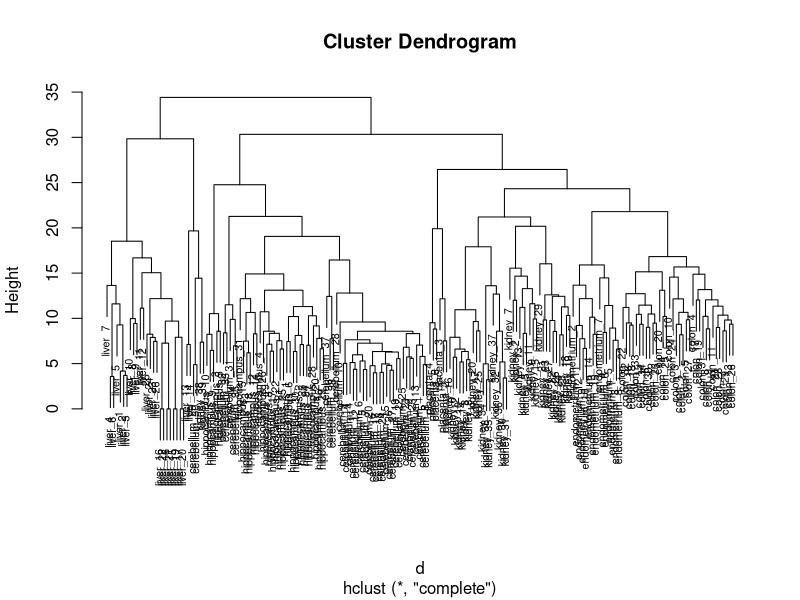
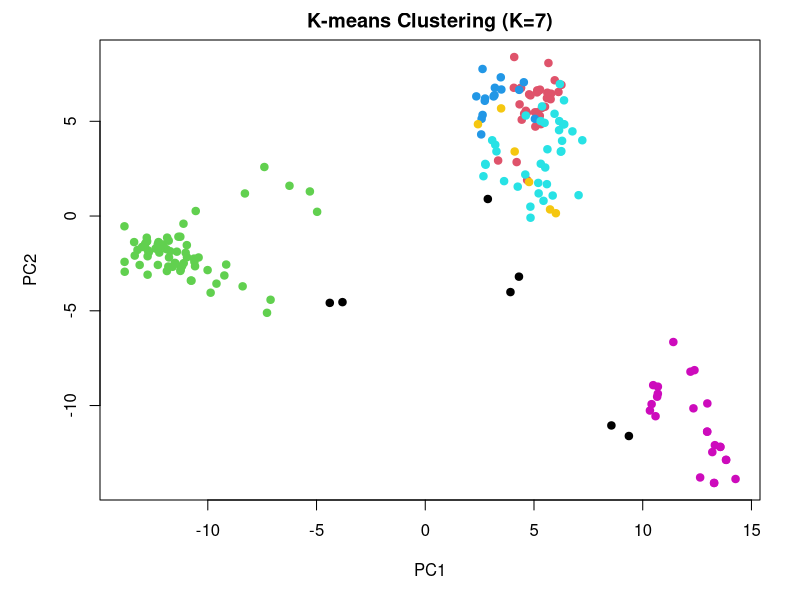
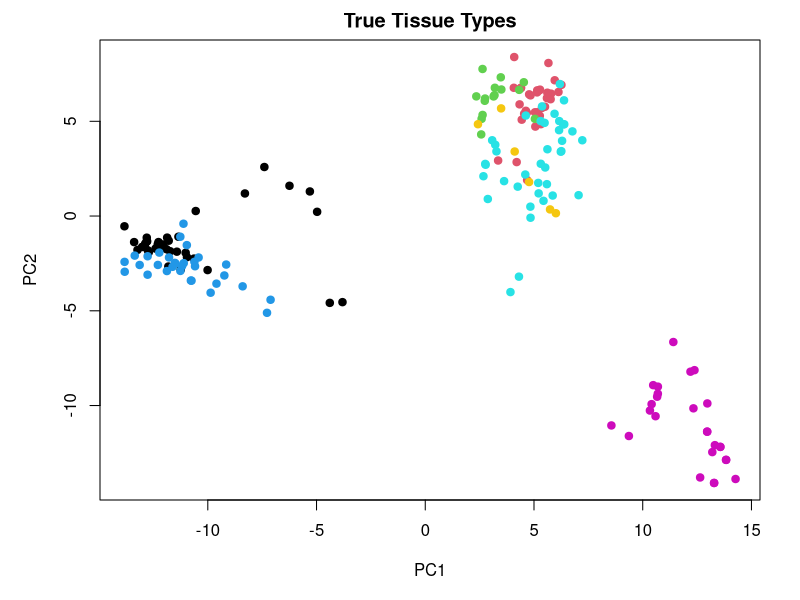
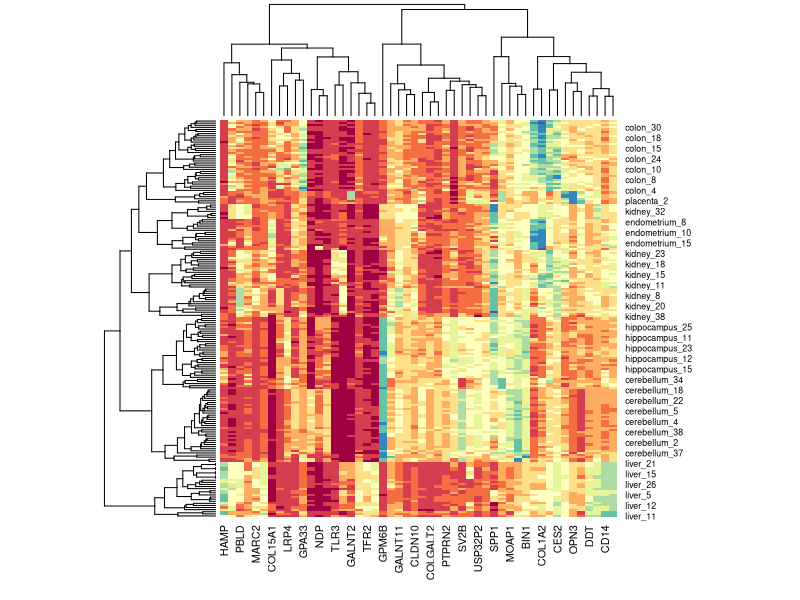

R code for these plots, in order:
#Machine Learning 32: Clustering


library(dslabs)
data('tissue_gene_expression')
dim(tissue_gene_expression$x)
#[1] 189 500
#The matrix has the gene expression levels of 500 genes from 189
#biological samples representing seven different tissues. The tissue
#type is stored in y
table(tissue_gene_expression$y)
# cerebellum       colon endometrium hippocampus      kidney       liver 
#38                 34          15          31          39          26 
#placenta 
#6 

#1. Load the tissue_gene_expression dataset. Remove the row means 
#and compute the distance between each observation. Store the 
#result in d.

x_centered <- sweep(tissue_gene_expression$x,
                    1,
                    rowMeans(tissue_gene_expression$x))
d <- dist(x_centered)

#2. Make a hierarchical clustering plot and add the tissue types 
#as labels.
h <- hclust(d)
plot(h, cex = 0.65)
abline(h = 100, col = "red", lty = 2)


#3. Run a k-means clustering on the data with K=7. Make 
#a table comparing the identified clusters to the actual 
#tissue types. Run the algorithm several times to see how
#the answer changes.

set.seed(42)
k <- kmeans(x_centered, centers = 7)
table(tissue_gene_expression$y, k$cluster)

#              1  2  3  4  5  6  7
# cerebellum   2  0 36  0  0  0  0
# colon        0 34  0  0  0  0  0
# endometrium  0  0  0 15  0  0  0
# hippocampus  0  0 31  0  0  0  0
# kidney       3  0  0  0 36  0  0
# liver        2  0  0  0  0 24  0
# placenta     0  0  0  0  0  0  6

#PCA clustering visual
par(mar = c(5, 5, 2, 2))
pc <- prcomp(x_centered)
plot(pc$x[,1], pc$x[,2], col = k$cluster, pch = 19,
     xlab = "PC1", ylab = "PC2",
     main = "K-means Clustering (K=7)")

#visual tissue by color type
plot(pc$x[,1], pc$x[,2], col = as.numeric(tissue_gene_expression$y), pch = 19,
     xlab = "PC1", ylab = "PC2", main = "True Tissue Types")

#Comparing the 2 plots against eachother show the black dots
#move around the tissue types.  These black points are where
#clustering disagrees with the know tissue type.


#4. Make a heatmap of the 50 most variable genes. Make sure the 
#observations show up in the columns, that the predictors are 
#centered, and add a color bar to show the different tissue types. 
#Hint: use the ColSideColors argument to assign colors. Also, 
#use col = RColorBrewer::brewer.pal(11, "RdBu") for a better 
#use of colors.

library(matrixStats)
library(RColorBrewer)
sds <- colSds(tissue_gene_expression$x, na.rm = TRUE)
o <- order(sds, decreasing = TRUE)[1:50]
heatmap(tissue_gene_expression$x[,o],
        col = RColorBrewer::brewer.pal(11,"Spectral"))
